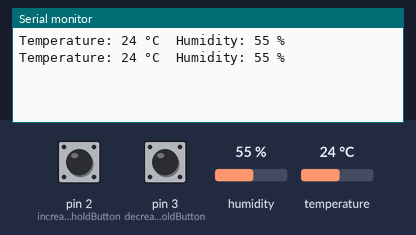
Simulated run of this sketch. Board: Arduino Uno, built with avr-gcc and run on an emulated ATmega328P. Parts: the last lines printed to the serial monitor. Inputs (shaded band) come from the test bench; at power-on: humidity 55 %, temperature 24 °C, pin 2 (increaseThresholdButton) LOW, pin 3 (decreaseThresholdButton) LOW.

Above: at 1.3 s.
1.4 s: humidity set to 22 %
At 2.0 s:
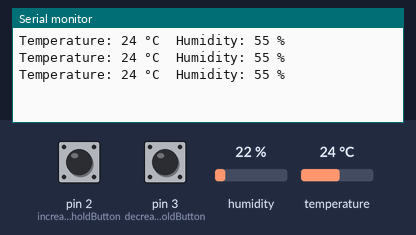
4.5 s: temperature set to 12 °C
At 6.13 s:
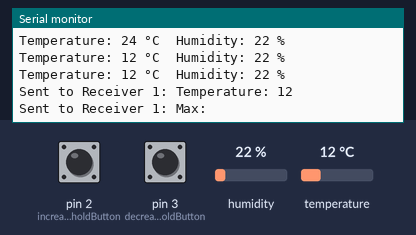
7.3 s: humidity set to 40 %
At 7.8 s:
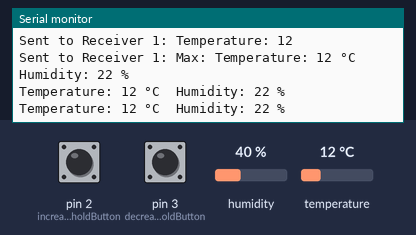
Timing chart, 0 to 10.3 s (numbered marks = the images above; inputs shaded):
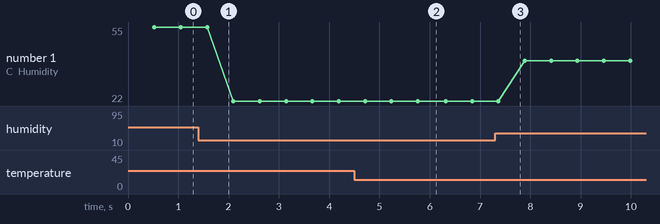

Measured:
- after the input at 4.5 s, the serial monitor: prints a new line after 0.74 s (image 2)
- plotted number 1: 55 → 22 after the input at 1.4 s, 22 → 40 after the input at 7.3 s

The sketch:

master.ino
```cpp
#include <SoftwareSerial.h>
#include <DHT11.h>

SoftwareSerial receiver1(10, 11); // RX, TX for Receiver 1
SoftwareSerial receiver2(8, 9);  // RX, TX for Receiver 2
const int increaseThresholdButton = 2;
const int decreaseThresholdButton = 3;
int tempThreshold = 25; // Default temperature threshold in Celsius
unsigned long previousMillis = 0;
const long interval = 5000;
DHT11 dht11(13); // TODO: Change to the correct pin
void setup() {
  receiver1.begin(9600);
  receiver2.begin(9600);
  Serial.begin(9600); // Debugging via Serial Monitor
  pinMode(increaseThresholdButton, INPUT);
  pinMode(decreaseThresholdButton, INPUT);
}

void loop() {
  int temperature = 0;
  int humidity = 0;
  unsigned long currentMillis = millis();

  // Read temperature and humidity
  int result = dht11.readTemperatureHumidity(temperature, humidity);
  // Check if Button 1 is pressed
  // change temp threshold
  if (digitalRead(increaseThresholdButton) == HIGH) {
    if (tempThreshold < 100){
      tempThreshold = tempThreshold + 1;
      receiver1.println(temperature);
      receiver1.println(tempThreshold);
      receiver2.println(temperature);
      receiver2.println(tempThreshold);
    }
  }

  // Check if Button 2 is pressed
  // change temp threshold
  if (digitalRead(decreaseThresholdButton) == HIGH) {
    if (tempThreshold > 0){
      tempThreshold = tempThreshold - 1;
      receiver1.println(temperature);
      receiver1.println(tempThreshold);
      receiver2.println(temperature);
      receiver2.println(tempThreshold);
    }
  }
  if (result == 0) {
        Serial.print("Temperature: ");
        Serial.print(temperature);
        Serial.print(" °C\tHumidity: ");
        Serial.print(humidity);
        Serial.println(" %");
    } else {
        // Print error message based on the error code.
        Serial.println(DHT11::getErrorString(result));
    }

  // every 5 seconds, send the temperature threshold to Receiver 1
  if (currentMillis - previousMillis >= interval) {
    previousMillis = currentMillis;
    receiver1.println(temperature);
    receiver1.println(tempThreshold);
    receiver2.println(temperature);
    receiver2.println(tempThreshold);
    Serial.print("Sent to Receiver 1: Temperature: ");
    Serial.println(temperature);
    Serial.print("Sent to Receiver 1: Max: ");
  }
}
```
